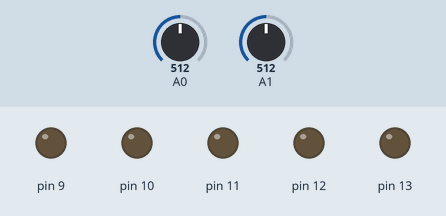
This sketch was run on a simulated Arduino Uno, built with avr-gcc and run on an emulated ATmega328P. Parts: output pins drawn as LEDs (lit = HIGH). Inputs (shaded band) come from the test bench; at power-on: A1 = 512, A0 = 512.

Above: at 1.2 s.
1.3 s: A1 set to 359
2.8 s: A1 set to 331
At 3.1 s:
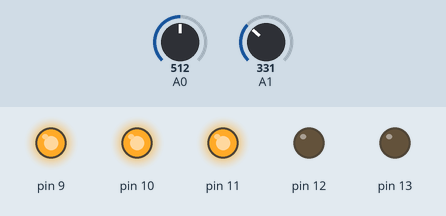
4.3 s: A0 set to 756
5.8 s: A0 set to 777
At 6.9 s:
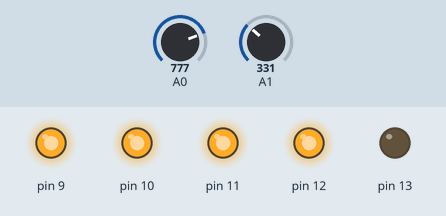
7.3 s: A0 set to 716
At 8.5 s:
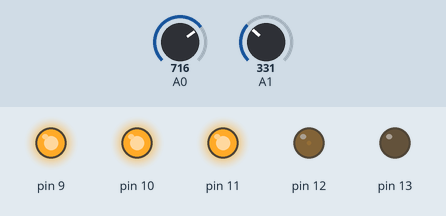
8.8 s: A1 set to 511
At 9.2 s:
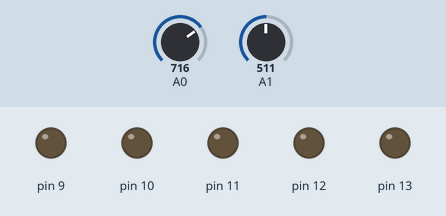
Timing chart, 0 to 11.3 s (numbered marks = the images above; inputs shaded):
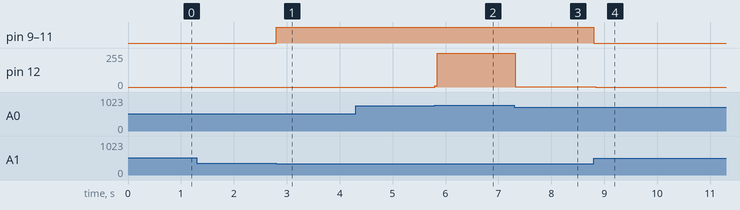

Measured:
- the behaviour switches between 345 and 344 on A1 (found by bisection; images 0 and 1)
- the behaviour switches between 767 and 768 on A0 (found by bisection; images 1 and 2)
- after the input at 1.3 s, every drawn part: stays the same
- after the input at 2.8 s, pin 9–11: LOW → HIGH at once
- after the input at 4.3 s, every drawn part: stays the same
- after the input at 5.8 s, pin 12: 0/255 → 255/255 at once
- after the input at 7.3 s, pin 12: 255/255 → 3/255 at once
- after the input at 8.8 s, pin 9–11: HIGH → LOW at once; pin 12: 3/255 → 0/255 at once

The sketch:

temperatura.ino
```cpp
void setup(){
  pinMode(A0, INPUT);
  pinMode(A1, INPUT);
  Serial.begin(9600);

  pinMode(9,OUTPUT);
  pinMode(10,OUTPUT);
  pinMode(11,OUTPUT);
  pinMode(12,OUTPUT);
  pinMode(13,OUTPUT);
}
void loop(){
  int luz = analogRead(A1);
  luz = map(luz, 1017,344,0,1);
  int tmp = analogRead(A0);
  tmp = map(tmp, 0, 1023, 1, 5);
  if(luz > 0){
    for(int i = 9; i <= 9+tmp; i++)
      digitalWrite(i,HIGH);
    for(int i = 9+tmp; i <= 13; i++)
      digitalWrite(i,LOW);
  } else{
    for(int i = 9; i <= 13; i++){
      digitalWrite(i,LOW);
    }
  }

}
```
